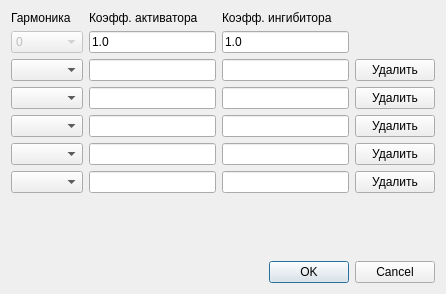
<?xml version="1.0" encoding="UTF-8"?>
<ui version="4.0">
 <class>DSInitConditionsDialog</class>
 <widget class="QDialog" name="DSInitConditionsDialog">
  <property name="geometry">
   <rect>
    <x>0</x>
    <y>0</y>
    <width>446</width>
    <height>294</height>
   </rect>
  </property>
  <property name="sizePolicy">
   <sizepolicy hsizetype="Preferred" vsizetype="Preferred">
    <horstretch>0</horstretch>
    <verstretch>0</verstretch>
   </sizepolicy>
  </property>
  <property name="windowTitle">
   <string>Начальные условия</string>
  </property>
  <layout class="QGridLayout" name="gridLayout">
   <item row="0" column="0">
    <widget class="QLabel" name="harmonicLabel">
     <property name="text">
      <string>Гармоника</string>
     </property>
    </widget>
   </item>
   <item row="0" column="1">
    <widget class="QLabel" name="activatorCoeffLabel">
     <property name="text">
      <string>Коэфф. активатора</string>
     </property>
    </widget>
   </item>
   <item row="1" column="0">
    <widget class="QComboBox" name="harmonicCombo0">
     <property name="enabled">
      <bool>false</bool>
     </property>
     <item>
      <property name="text">
       <string>0</string>
      </property>
     </item>
    </widget>
   </item>
   <item row="1" column="1" colspan="2">
    <widget class="QLineEdit" name="activatorEdit0">
     <property name="text">
      <string>1.0</string>
     </property>
    </widget>
   </item>
   <item row="1" column="3" colspan="2">
    <widget class="QLineEdit" name="inhibitorEdit0">
     <property name="text">
      <string>1.0</string>
     </property>
    </widget>
   </item>
   <item row="2" column="0">
    <widget class="QComboBox" name="harmonicCombo1"/>
   </item>
   <item row="2" column="1" colspan="2">
    <widget class="QLineEdit" name="activatorEdit1">
     <property name="text">
      <string/>
     </property>
    </widget>
   </item>
   <item row="2" column="3" colspan="2">
    <widget class="QLineEdit" name="inhibitorEdit1">
     <property name="text">
      <string/>
     </property>
    </widget>
   </item>
   <item row="3" column="0">
    <widget class="QComboBox" name="harmonicCombo2"/>
   </item>
   <item row="3" column="1" colspan="2">
    <widget class="QLineEdit" name="activatorEdit2">
     <property name="text">
      <string/>
     </property>
    </widget>
   </item>
   <item row="3" column="3" colspan="2">
    <widget class="QLineEdit" name="inhibitorEdit2">
     <property name="text">
      <string/>
     </property>
    </widget>
   </item>
   <item row="4" column="0">
    <widget class="QComboBox" name="harmonicCombo3"/>
   </item>
   <item row="4" column="1" colspan="2">
    <widget class="QLineEdit" name="activatorEdit3">
     <property name="text">
      <string/>
     </property>
    </widget>
   </item>
   <item row="4" column="3" colspan="2">
    <widget class="QLineEdit" name="inhibitorEdit3">
     <property name="text">
      <string/>
     </property>
    </widget>
   </item>
   <item row="5" column="0">
    <widget class="QComboBox" name="harmonicCombo4"/>
   </item>
   <item row="5" column="1" colspan="2">
    <widget class="QLineEdit" name="activatorEdit4">
     <property name="text">
      <string/>
     </property>
    </widget>
   </item>
   <item row="5" column="3" colspan="2">
    <widget class="QLineEdit" name="inhibitorEdit4">
     <property name="text">
      <string/>
     </property>
    </widget>
   </item>
   <item row="6" column="0">
    <widget class="QComboBox" name="harmonicCombo5"/>
   </item>
   <item row="6" column="1" colspan="2">
    <widget class="QLineEdit" name="activatorEdit5">
     <property name="text">
      <string/>
     </property>
    </widget>
   </item>
   <item row="6" column="3" colspan="2">
    <widget class="QLineEdit" name="inhibitorEdit5">
     <property name="text">
      <string/>
     </property>
    </widget>
   </item>
   <item row="8" column="2" colspan="4">
    <widget class="QDialogButtonBox" name="buttonBox">
     <property name="orientation">
      <enum>Qt::Horizontal</enum>
     </property>
     <property name="standardButtons">
      <set>QDialogButtonBox::Cancel|QDialogButtonBox::Ok</set>
     </property>
    </widget>
   </item>
   <item row="7" column="0" colspan="6">
    <spacer name="verticalSpacer">
     <property name="orientation">
      <enum>Qt::Vertical</enum>
     </property>
     <property name="sizeHint" stdset="0">
      <size>
       <width>372</width>
       <height>26</height>
      </size>
     </property>
    </spacer>
   </item>
   <item row="0" column="3">
    <widget class="QLabel" name="inhibitorCoeffLabel">
     <property name="text">
      <string>Коэфф. ингибитора</string>
     </property>
    </widget>
   </item>
   <item row="2" column="5">
    <widget class="QPushButton" name="removeHarmonicButton1">
     <property name="text">
      <string>Удалить</string>
     </property>
    </widget>
   </item>
   <item row="3" column="5">
    <widget class="QPushButton" name="removeHarmonicButton2">
     <property name="text">
      <string>Удалить</string>
     </property>
    </widget>
   </item>
   <item row="4" column="5">
    <widget class="QPushButton" name="removeHarmonicButton3">
     <property name="text">
      <string>Удалить</string>
     </property>
    </widget>
   </item>
   <item row="5" column="5">
    <widget class="QPushButton" name="removeHarmonicButton4">
     <property name="text">
      <string>Удалить</string>
     </property>
    </widget>
   </item>
   <item row="6" column="5">
    <widget class="QPushButton" name="removeHarmonicButton5">
     <property name="text">
      <string>Удалить</string>
     </property>
    </widget>
   </item>
  </layout>
 </widget>
 <resources/>
 <connections>
  <connection>
   <sender>buttonBox</sender>
   <signal>accepted()</signal>
   <receiver>DSInitConditionsDialog</receiver>
   <slot>accept()</slot>
   <hints>
    <hint type="sourcelabel">
     <x>248</x>
     <y>254</y>
    </hint>
    <hint type="destinationlabel">
     <x>157</x>
     <y>274</y>
    </hint>
   </hints>
  </connection>
  <connection>
   <sender>buttonBox</sender>
   <signal>rejected()</signal>
   <receiver>DSInitConditionsDialog</receiver>
   <slot>reject()</slot>
   <hints>
    <hint type="sourcelabel">
     <x>316</x>
     <y>260</y>
    </hint>
    <hint type="destinationlabel">
     <x>286</x>
     <y>274</y>
    </hint>
   </hints>
  </connection>
 </connections>
</ui>
